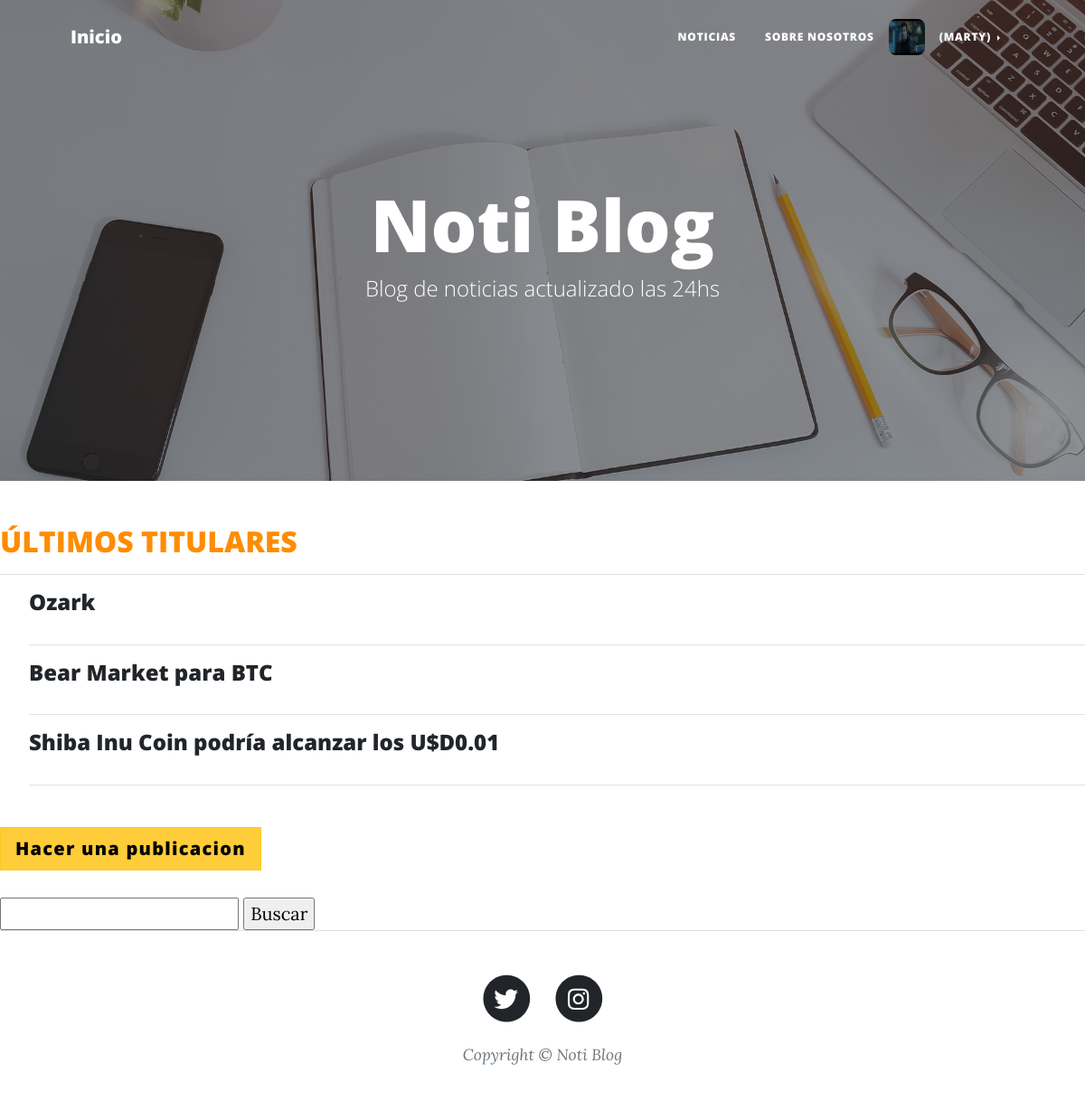
/PlayApp/publicaciones/ (signed in), run on an earlier commit of the app's database.
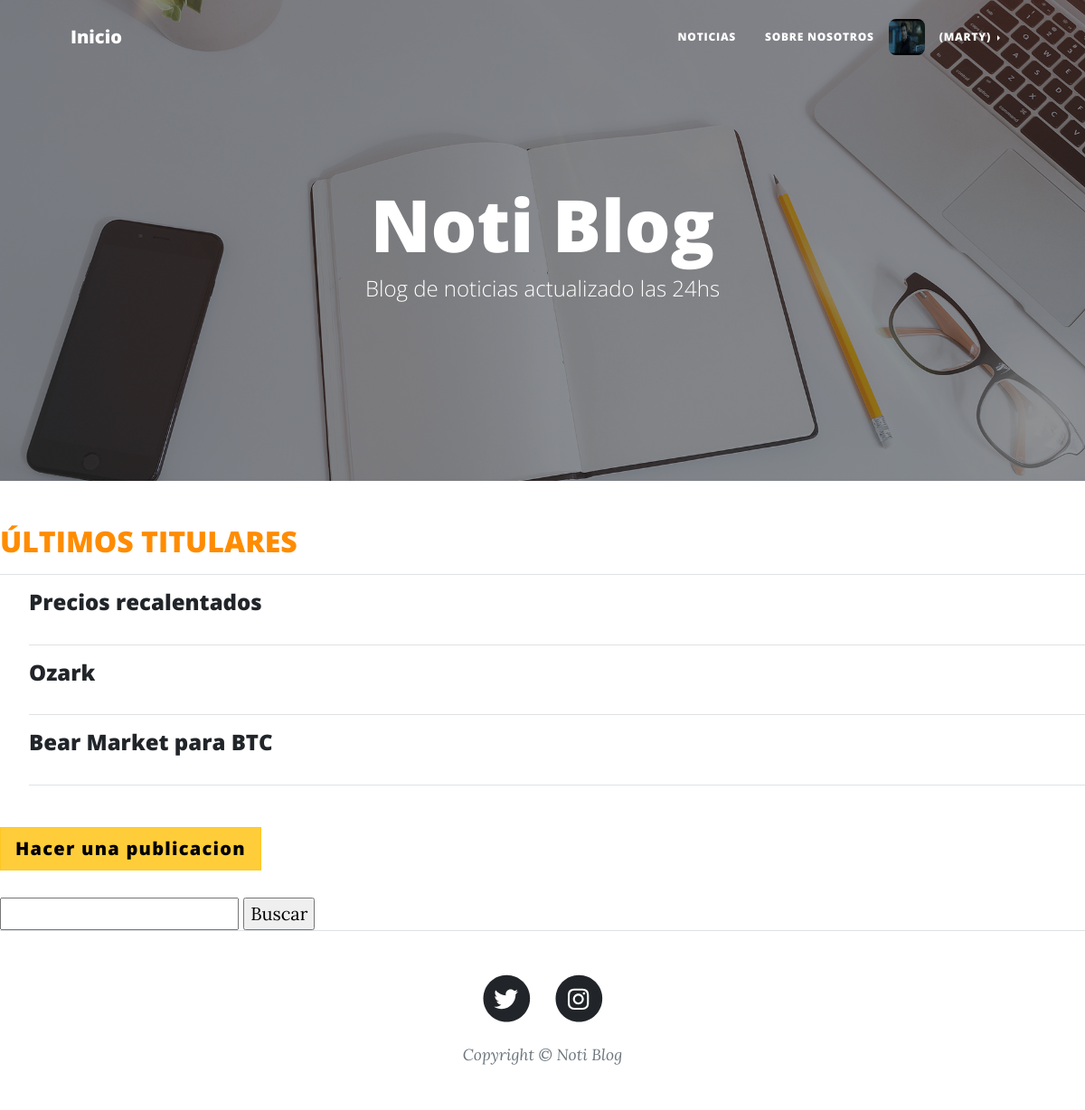
And on a later commit of the database.
### PlayApp/models.py (models this page shows, shortened)
class Publicacion(models.Model):
    titulo = models.CharField(max_length=50, null=False, blank=False)
    autor = models.ForeignKey(settings.AUTH_USER_MODEL, on_delete=models.CASCADE)
    subtitulo = models.CharField(max_length=100, null=False, blank=False)
    noticia = RichTextField(max_length=5000)
    imagen = models.ImageField(upload_to=upload_publicacion, null=False, blank=False)
    fecha_publi= models.DateTimeField(auto_now_add=True, verbose_name="fecha publicación")
    fecha_actualizacion = models.DateTimeField(auto_now=True, verbose_name="fecha actualización")
    slug = models.SlugField(blank=True, unique=True)

### PlayApp/views.py (the view)
# urls.py: path("publicaciones/", views.publicaciones, name = "Publicaciones"),
def publicaciones(request):
    publis = Publicacion.objects.all().order_by('-fecha_publi') [0:3]
    return render(request, "PlayApp/T04-publicaciones.html", {"publis": publis})

### PlayApp/Templates/PlayApp/T04-publicaciones.html (shortened to what this page needs)
{% extends "PlayApp/T01-view.html" %}
{% load static %}
{% block ContenidoTemplate %}
<h2 style="color:darkorange">ÚLTIMOS TITULARES</h2><hr>
{% for object in publis %}
    <ul>
        <h4><a href="{% url 'Detalle Publicaciones' object.id %}">{{object.titulo}}</a></h4>
        <p>{{object.nombre}}</p><hr>
    </ul>
{% endfor %}
<br><a  class="btn btn-warning btn-lg active" href="{% url 'Publicaciones Form' %}">Hacer una publicacion</a>
<form action="/PlayApp/busqueda_publicacion/" method="GET">
    <br><input type="text" name="titulo" id="titulo">
    <input type="submit" value="Buscar" span="glyphicon glyphicon-search">
</form>
{% endblock %}

What changed in the data, as far as the page shows it:
no longer on this page (row unchanged): Publicacion: titulo "Shiba Inu Coin podría alcanzar los U$D0.01"
added Publicacion: titulo "Precios recalentados"
